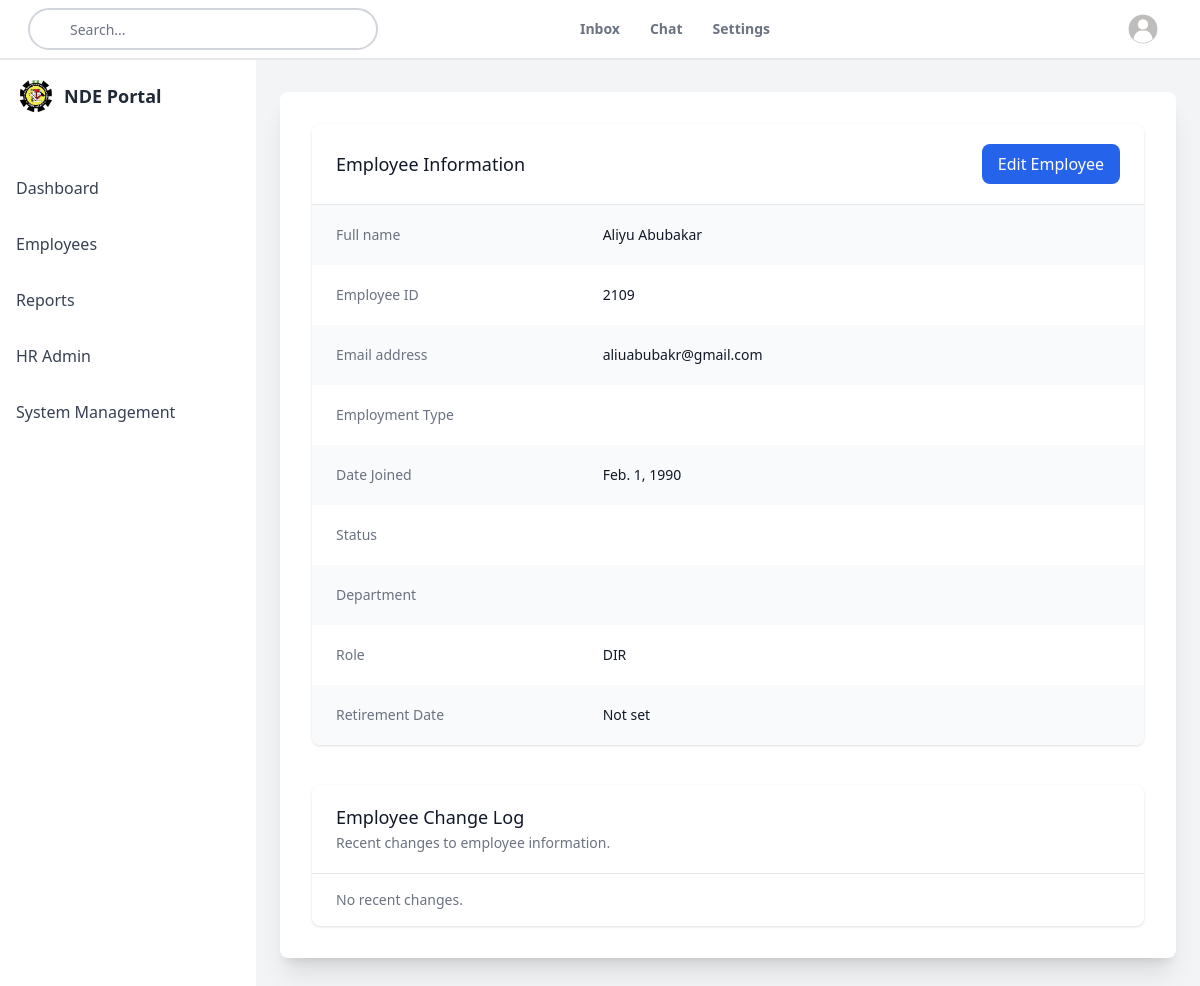
Screenshot of /employees/2/ (signed in) with the database file from the repository.
### core/models.py (models this page shows, shortened)
class Employee(AbstractUser):
    username = None  # Remove username field
    employee_id = models.CharField(
        max_length=20, unique=True, db_index=True, verbose_name="Employee ID")
    email = models.EmailField(unique=True, verbose_name="Email Address")
    first_name = models.CharField(
        max_length=50, verbose_name="First Name")
    middle_name = models.CharField(
        max_length=50, blank=True, null=True, verbose_name="Middle Name")
    last_name = models.CharField(
        max_length=50, verbose_name="Last Name")
    date_joined = models.DateField(verbose_name="Date of First Appointment")
    ippis_number = models.IntegerField(
        unique=True, null=True, blank=True,
    )
    ACCESS_TYPES = [
        ('STAFF', 'Staff'),
        ('RETIRED', 'Retired'),
    ]
    access_type = models.CharField(
        max_length=10, choices=ACCESS_TYPES, default='STAFF', verbose_name="Access Type")
    ROLE_CHOICES = [
        ('DG', 'Director General'),
        ('DIR', 'Director'),
        ('ZD', 'Zonal Director'),
        ('HOD', 'Head of Department'),
        ('HOU', 'Head of Unit'),
        ('STAFF', 'Staff'),
        ('IT_ADMIN', 'IT Admin'),
    ]
    role = models.CharField(
        max_length=20, choices=ROLE_CHOICES, default='STAFF')
    department = models.ForeignKey(
        'Department', on_delete=models.CASCADE, null=True,
        blank=True, related_name='employees', verbose_name="Department")
    date_of_birth = models.DateField(
        null=True, blank=True, verbose_name="Date of Birth")
    gender = models.CharField(max_length=10, choices=[(
        'M', 'Male'), ('F', 'Female')], verbose_name="Gender")
    current_rank = models.CharField(
        max_length=100, blank=True, null=True, verbose_name="Rank")
    EMP_STATUS_CHOICES = [
        ('Active', 'Active'),
        ('Inactive', 'Inactive'),
        ('On Leave', 'On Leave'),
        ('LOA', 'Leave of Absence'),
        ('Secondment', 'Secondment'),
        ('AWOL', 'Absent Without Leave'),
        ('Illness', 'Illness')
    ]
    employment_status = models.CharField(
        max_length=20, choices=EMP_STATUS_CHOICES,
        default='Active', verbose_name="Employment Status")
    date_of_confirmation = models.DateField(
        null=True, blank=True, verbose_name="Date of Confirmation")
    retirement_date = models.DateField(
        null=True, blank=True, verbose_name="Retirement Date")
    is_active = models.BooleanField(default=True)
    created_at = models.DateTimeField(auto_now_add=True)
    updated_at = models.DateTimeField(auto_now=True)
    objects = EmployeeManager()
    history = HistoricalRecords()
    active_objects = ActiveEmployeeManager()
    USERNAME_FIELD = 'employee_id'
    REQUIRED_FIELDS = ['email', 'first_name', 'last_name', 'date_joined']

### core/views.py (the view)
# urls.py: path('employees/<int:employee_id>/', views.employee_detail, name='employee_detail'),
@login_required
@user_passes_test(lambda u: u.role in ['DG', 'DIR', 'ZD', 'HOD', 'SD'])
def employee_detail(request, employee_id):
    employee = get_object_or_404(Employee, id=employee_id)
    return render(request, 'employees/employee_detail.html', {'employee': employee})

### core/templates/employees/employee_detail.html (shortened to what this page needs)
{% extends 'base_dashboard.html' %}
{% load static %}
{% block dashboard_content %}
<div class="container mx-auto px-4 sm:px-8 py-8">
    <div class="bg-white dark:bg-gray-800 shadow overflow-hidden sm:rounded-lg">
        <div class="px-4 py-5 sm:px-6 flex justify-between items-center">
            <h3 class="text-lg leading-6 font-medium text-gray-900 dark:text-white">
                Employee Information
            </h3>
            <a href="{% url 'employee_update' employee_id=employee.employee_id %}" class="px-4 py-2 bg-blue-600 text-white rounded-lg hover:bg-blue-700 transition duration-300 ease-in-out transform hover:scale-105">
                Edit Employee
            </a>
        </div>
        <div class="border-t border-gray-200 dark:border-gray-700">
            <dl>
                <div class="bg-gray-50 dark:bg-gray-900 px-4 py-5 sm:grid sm:grid-cols-3 sm:gap-4 sm:px-6">
                    <dt class="text-sm font-medium text-gray-500 dark:text-gray-400">
                        Full name
                    </dt>
                    <dd class="mt-1 text-sm text-gray-900 dark:text-white sm:mt-0 sm:col-span-2">
                        {{ employee.get_full_name }}
                    </dd>
                </div>
                <div class="bg-white dark:bg-gray-800 px-4 py-5 sm:grid sm:grid-cols-3 sm:gap-4 sm:px-6">
                    <dt class="text-sm font-medium text-gray-500 dark:text-gray-400">
                        Employee ID
                    </dt>
                    <dd class="mt-1 text-sm text-gray-900 dark:text-white sm:mt-0 sm:col-span-2">
                        {{ employee.employee_id }}
                    </dd>
                </div>
                <div class="bg-gray-50 dark:bg-gray-900 px-4 py-5 sm:grid sm:grid-cols-3 sm:gap-4 sm:px-6">
                    <dt class="text-sm font-medium text-gray-500 dark:text-gray-400">
                        Email address
                    </dt>
                    <dd class="mt-1 text-sm text-gray-900 dark:text-white sm:mt-0 sm:col-span-2">
                        {{ employee.email }}
                    </dd>
                </div>
                <div class="bg-white dark:bg-gray-800 px-4 py-5 sm:grid sm:grid-cols-3 sm:gap-4 sm:px-6">
                    <dt class="text-sm font-medium text-gray-500 dark:text-gray-400">
                        Employment Type
                    </dt>
                    <dd class="mt-1 text-sm text-gray-900 dark:text-white sm:mt-0 sm:col-span-2">
                    </dd>
                </div>
                <div class="bg-gray-50 dark:bg-gray-900 px-4 py-5 sm:grid sm:grid-cols-3 sm:gap-4 sm:px-6">
                    <dt class="text-sm font-medium text-gray-500 dark:text-gray-400">
                        Date Joined
                    </dt>
                    <dd class="mt-1 text-sm text-gray-900 dark:text-white sm:mt-0 sm:col-span-2">
                        {{ employee.date_joined }}
                    </dd>
                </div>
                <div class="bg-white dark:bg-gray-800 px-4 py-5 sm:grid sm:grid-cols-3 sm:gap-4 sm:px-6">
                    <dt class="text-sm font-medium text-gray-500 dark:text-gray-400">
                        Status
                    </dt>
                    <dd class="mt-1 text-sm text-gray-900 dark:text-white sm:mt-0 sm:col-span-2">
                    </dd>
                </div>
                <div class="bg-gray-50 dark:bg-gray-900 px-4 py-5 sm:grid sm:grid-cols-3 sm:gap-4 sm:px-6">
                    <dt class="text-sm font-medium text-gray-500 dark:text-gray-400">
                        Department
                    </dt>
                    <dd class="mt-1 text-sm text-gray-900 dark:text-white sm:mt-0 sm:col-span-2">
                    </dd>
                </div>
                <div class="bg-white dark:bg-gray-800 px-4 py-5 sm:grid sm:grid-cols-3 sm:gap-4 sm:px-6">
                    <dt class="text-sm font-medium text-gray-500 dark:text-gray-400">
                        Role
                    </dt>
                    <dd class="mt-1 text-sm text-gray-900 dark:text-white sm:mt-0 sm:col-span-2">
                        {{ employee.role }}
                    </dd>
                </div>
                <div class="bg-gray-50 dark:bg-gray-900 px-4 py-5 sm:grid sm:grid-cols-3 sm:gap-4 sm:px-6">
                    <dt class="text-sm font-medium text-gray-500 dark:text-gray-400">
                        Retirement Date
                    </dt>
                    <dd class="mt-1 text-sm text-gray-900 dark:text-white sm:mt-0 sm:col-span-2">
                        {{ employee.retirement_date|default:"Not set" }}
                    </dd>
                </div>
            </dl>
        </div>
    </div>
    <div class="mt-10 bg-white dark:bg-gray-800 shadow overflow-hidden sm:rounded-lg">
        <div class="px-4 py-5 sm:px-6">
            <h3 class="text-lg leading-6 font-medium text-gray-900 dark:text-white">
                Employee Change Log
            </h3>
            <p class="mt-1 max-w-2xl text-sm text-gray-500 dark:text-gray-400">
                Recent changes to employee information.
            </p>
        </div>
        <div class="border-t border-gray-200 dark:border-gray-700">
            <ul class="divide-y divide-gray-200 dark:divide-gray-700">
                {% for log in employee.change_logs.all|slice:":5" %}
                <li class="px-4 py-4 sm:px-6">
                    <div class="flex items-center justify-between">
                        <p class="text-sm font-medium text-indigo-600 dark:text-indigo-400 truncate">
                            {{ log.field_name }}
                        </p>
                        <div class="ml-2 flex-shrink-0 flex">
                            <p class="px-2 inline-flex text-xs leading-5 font-semibold rounded-full bg-green-100 dark:bg-green-800 text-green-800 dark:text-green-200">
                                {{ log.change_date|date:"M d, Y H:i" }}
                            </p>
                        </div>
                    </div>
                    <div class="mt-2 sm:flex sm:justify-between">
                        <div class="sm:flex">
                            <p class="flex items-center text-sm text-gray-500 dark:text-gray-400">
                                Old: {{ log.old_value }}
                            </p>
                            <p class="mt-2 flex items-center text-sm text-gray-500 dark:text-gray-400 sm:mt-0 sm:ml-6">
                                New: {{ log.new_value }}
                            </p>
                        </div>
                        <div class="mt-2 flex items-center text-sm text-gray-500 dark:text-gray-400 sm:mt-0">
                            <p>
                                Changed by: {{ log.changed_by.get_full_name }}
                            </p>
                        </div>
                    </div>
                </li>
                {% empty %}
                <li class="px-4 py-4 sm:px-6 text-sm text-gray-500 dark:text-gray-400">
                    No recent changes.
                </li>
                {% endfor %}
            </ul>
        </div>
    </div>
</div>
{% endblock %}

### rows the page displays
Employee: get_full_name "Aliyu Abubakar", employee_id "2109", email "aliuabubakr@gmail.com", date_joined "Feb. 1, 1990", role "DIR", retirement_date "Not set"
